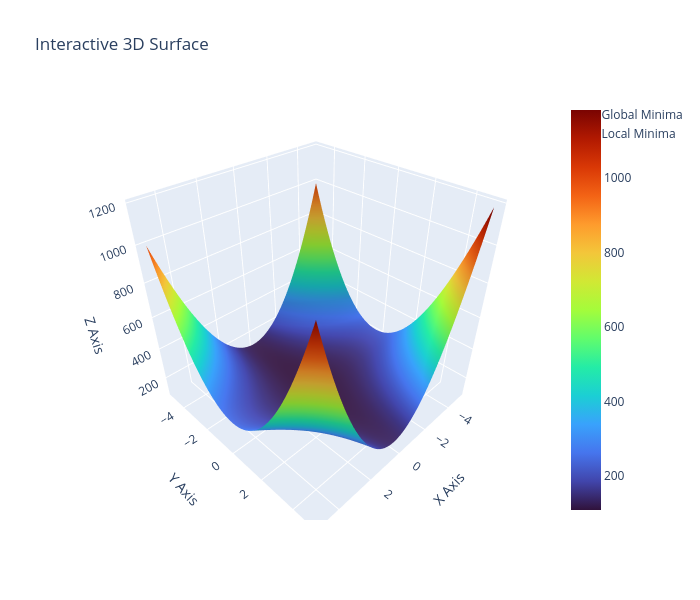

Here is the notebook cell this chart was saved with:
### Code cell
fig = go.Figure()
# Surface
fig.add_trace(go.Surface(z=z_values, x=X, y=Y, colorscale='Turbo'))
# Global minima trace
fig.add_trace(global_trace)
# Local minima trace
fig.add_trace(local_trace)
fig.update_layout(title='Interactive 3D Surface', width=700, height=600, 
    scene=dict(xaxis_title='X Axis', yaxis_title='Y Axis', zaxis_title='Z Axis')
)
fig.show()

### Figure 1 — Plotly figure (JSON) as saved in the notebook; plotly's stock layout.template omitted (floating-point values rounded to 4 significant figures; data arrays with more than 128 entries replaced by an {"elided": "..."} marker saying what was removed)
{"data": [{"colorscale": [[0, "#30123b"], [0.07143, "#4145ab"], [0.1429, "#4675ed"], [0.2143, "#39a2fc"], [0.2857, "#1bcfd4"], [0.3571, "#24eca6"], [0.4286, "#61fc6c"], [0.5, "#a4fc3b"], [0.5714, "#d1e834"], [0.6429, "#f3c63a"], [0.7143, "#fe9b2d"], [0.7857, "#f36315"], [0.8571, "#d93806"], [0.9286, "#b11901"], [1, "#7a0402"]], "type": "surface", "x": {"elided": "100x100 float values"}, "y": {"elided": "100x100 float values"}, "z": {"elided": "100x100 float values"}}, {"marker": {"color": "red", "size": 7, "symbol": "diamond"}, "mode": "markers", "name": "Global Minima", "type": "scatter3d", "x": [-0.2525], "y": [-0.7576], "z": [109.2]}, {"marker": {"color": "blue", "size": 5, "symbol": "circle"}, "mode": "markers", "name": "Local Minima", "type": "scatter3d", "x": [-0.2525], "y": [-0.7576], "z": [109.2]}], "layout": {"height": 600, "scene": {"xaxis": {"title": {"text": "X Axis"}}, "yaxis": {"title": {"text": "Y Axis"}}, "zaxis": {"title": {"text": "Z Axis"}}}, "title": {"text": "Interactive 3D Surface"}, "width": 700}}
